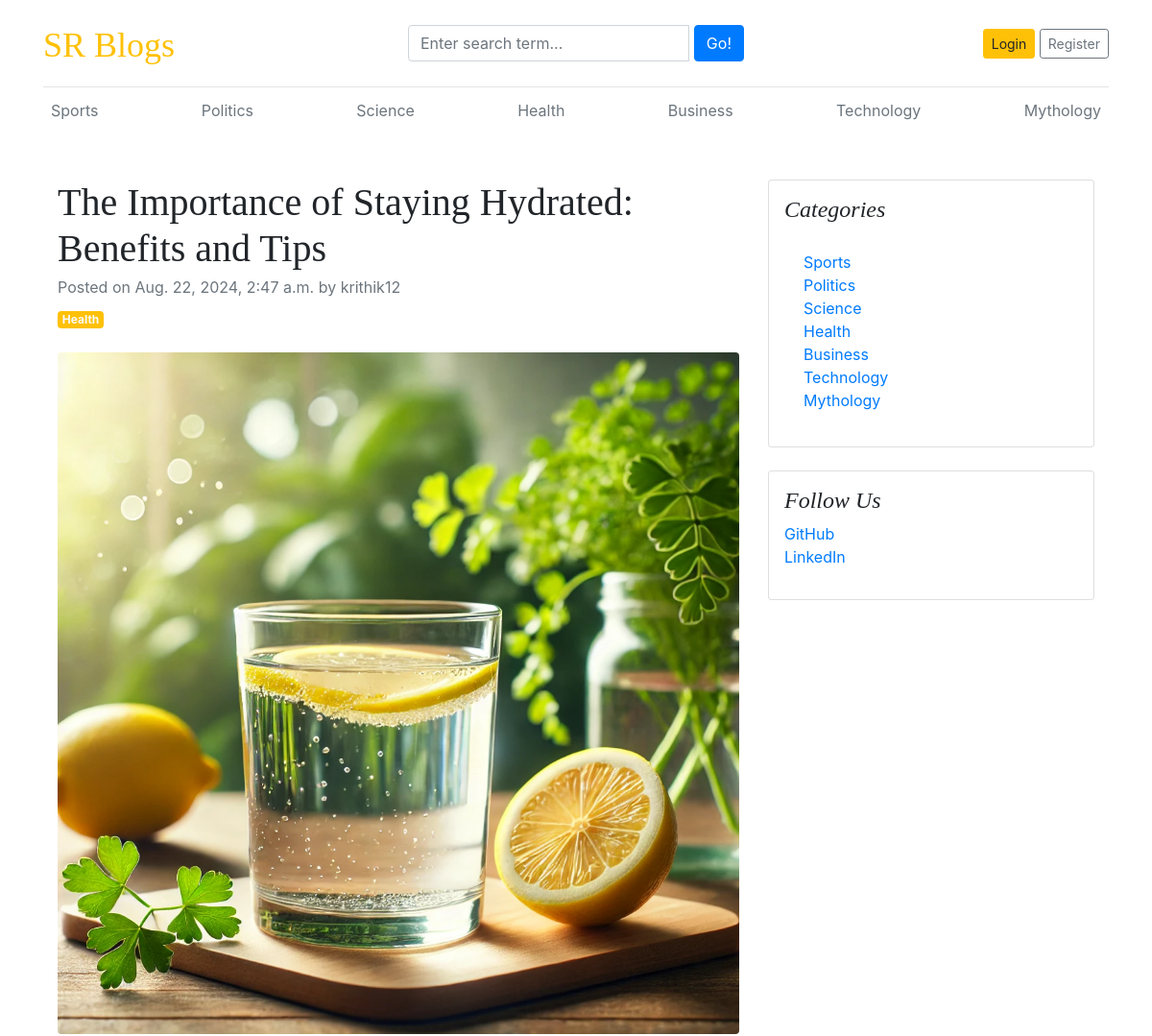
Before: /blogs/the-importance-of-staying-hydrated-benefits-and-tips-9/ (upper part) with the older database file.
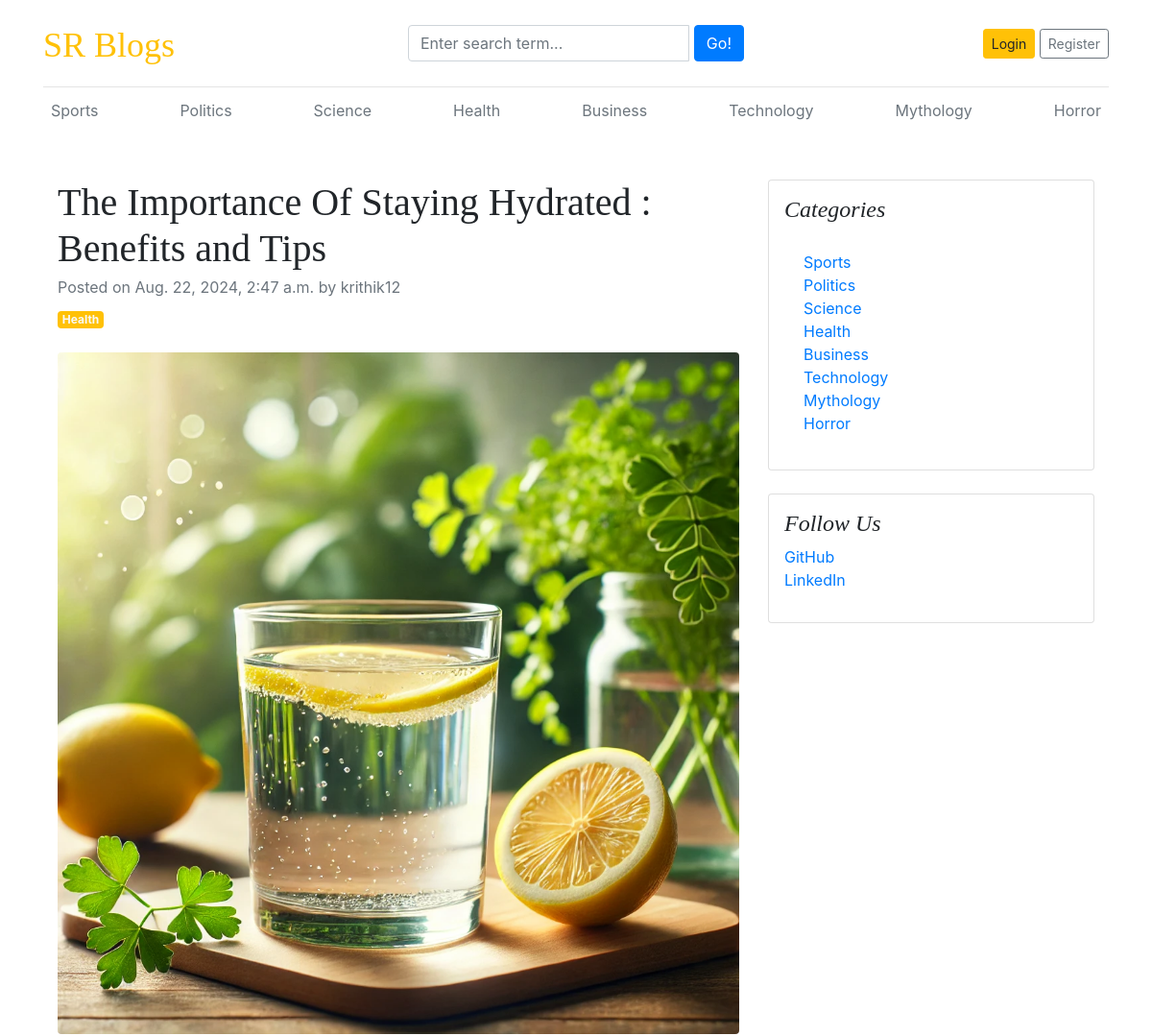
After: the same page with the newer database file.
### blogs/models.py (models this page shows, shortened)
class Category(models.Model):
    category_name=models.CharField(max_length=50,unique=True)
    created_at=models.DateTimeField(auto_now_add=True)
    updated_at=models.DateTimeField(auto_now=True)
    class Meta:
        verbose_name_plural='categories'
    def __str__(self):
        return self.category_name

class Blog(models.Model):
    title=models.CharField(max_length=100)
    slug=models.SlugField(max_length=150,unique=True,blank=True)
    category=models.ForeignKey(Category,on_delete=models.CASCADE)
    author=models.ForeignKey(User,on_delete=models.CASCADE)
    featured_image=models.ImageField(upload_to='uploads/%Y/%m/%d')
    short_description=models.TextField(max_length=500)
    blog_body=models.TextField(max_length=2000)
    status=models.CharField(max_length=20,choices=STATUS_CHOICES,default="Draft")
    is_featured=models.BooleanField(default=False)
    created_at=models.DateTimeField(auto_now_add=True)
    updated_at=models.DateTimeField(auto_now=True)

### assignments/models.py (models this page shows, shortened)
class SocialLink(models.Model):
    platform=models.CharField(max_length=25)
    link=models.URLField(max_length=100)
    created_at=models.DateTimeField(auto_now_add=True)
    updated_at=models.DateTimeField(auto_now=True)

### blogs/views.py (the view, shortened to what this page needs)
# urls.py: path('blogs/<slug:slug>/',BlogsView.blogs,name='blogs'),
def blogs(request,slug):
    single_blog=get_object_or_404(Blog,slug=slug,status='Published')
    comments=Comment.objects.filter(blog=single_blog)
    comment_count=comments.count()
    context={
        'single_blog':single_blog,
        'comments':comments,
        'comment_count':comment_count,
    }
    return render(request,'blogs.html',context)

### blogs/context_processors.py (called while the page is built)
def get_categories(request):
    categories=Category.objects.all()
    return dict(categories=categories)

def get_social_links(request):
    social_links=SocialLink.objects.all()
    return dict(social_links=social_links)

### templates/blogs.html (shortened to what this page needs)
{% extends 'base.html' %}
{% block content %}
<div class="container mt-5">
    <div class="row">
        <div class="col-lg-8">
            <article>
                <header class="mb-4">
                    <h1 class="fw-bolder mb-1">{{ single_blog.title }}</h1>
                    <div class="text-muted fst-italic mb-2">Posted on {{ single_blog.created_at }} by {{ single_blog.author }}</div>
                    <a class="badge bg-warning text-decoration-none text-light" href="#!">{{ single_blog.category }}</a>
                </header>
                <figure class="mb-4"><img class="img-fluid rounded" src="{{ single_blog.featured_image.url }}" alt="..." /></figure>
            </article>
        </div>
        <div class="col-lg-4">
            <div class="card mb-4 p-3">
                <h4 class="font-italic">Categories</h4>
                <div class="card-body">
                    <div class="row">
                        <div class="col-sm-6">
                            <ul class="list-unstyled mb-0">
                                {% for category in categories %}
                                <li><a href="{% url 'posts_by_category' category.id %}">{{ category.category_name }}</a></li>
                                {% endfor %}
                            </ul>
                        </div>
                    </div>
                </div>
            </div>
             {% if social_links %}
            <div class="card mb-4 p-3">
                <h4 class="font-italic">Follow Us</h4>
                <ol class="list-unstyled">
                    {% for i in social_links %}
                    <li><a href="{{ i.link }}" target="_blank">{{ i.platform }}</a></li>
                    {% endfor %}
                </ol>
            </div>
            {% endif %}
        </div>
    </div>
</div>
{% endblock %}

### templates/base.html (shortened to what this page needs)
{% load static %}
<!DOCTYPE html>
<html lang="en">
<head>
    <link href="https://getbootstrap.com/docs/4.0/dist/css/bootstrap.min.css" rel="stylesheet">
    <link href="{% static 'css/blog.css' %}" rel="stylesheet">
    <link rel="stylesheet" href="https://stackpath.bootstrapcdn.com/bootstrap/4.5.2/css/bootstrap.min.css">
    <link rel="stylesheet" href="https://cdnjs.cloudflare.com/ajax/libs/font-awesome/5.15.4/css/all.min.css">
    <link rel="stylesheet" href="https://cdnjs.cloudflare.com/ajax/libs/font-awesome/4.7.0/css/font-awesome.min.css">
  </head>
<body>
    <div class="container">
      <header class="blog-header py-3">
        <div class="row flex-nowrap justify-content-between align-items-center">
          <div class="col-4 pt-1">
            <a class="blog-header-logo text-warning" href="/">SR Blogs</a>
          </div>
          <div class="col-4">
            <form action="{% url 'search' %}" method="GET">
                <div class="input-group">
                    <input class="form-control" type="text" name="keyword" value="{{ keyword }}" placeholder="Enter search term..." aria-label="Enter search term..." aria-describedby="button-search" />&nbsp;
                    <button type="submit" class="btn btn-primary" id="button-search" type="button">Go!</button>
                </div>
            </form>
          </div>
          <div class="col-4 d-flex justify-content-end align-items-center">
            {% if not user.is_authenticated %}
            <a class="btn btn-sm btn-warning" href="{% url 'login' %}">Login</a> &nbsp;
            <a class="btn btn-sm btn-outline-secondary" href="{% url 'register' %}">Register</a>
            {% else %}
            <span><a href="{% url 'dashboard' %}">Dashboard</a></span>
            &emsp;
            <span><a href="{% url 'logout' %}">Logout</a></span>
            {% endif %}
          </div>
        </div>
      </header>
      <div class="nav-scroller py-1 mb-2">
        <nav class="nav d-flex justify-content-between">
          {% for category in categories %}
          <a class="p-2 text-muted" href="{% url 'posts_by_category' category.id %}">{{ category.category_name }}</a>
          {% endfor %}
        </nav>
      </div>
{% block content %}
{% endblock %}
  </body>
  </html>

Changed rows visible on the page:
added Category: category_name "Horror"
changed Blog "krithik12": title "The Importance of Staying Hydrated: Benefits and Tips" → "The Importance Of Staying Hydrated : Benefits and Tips"
